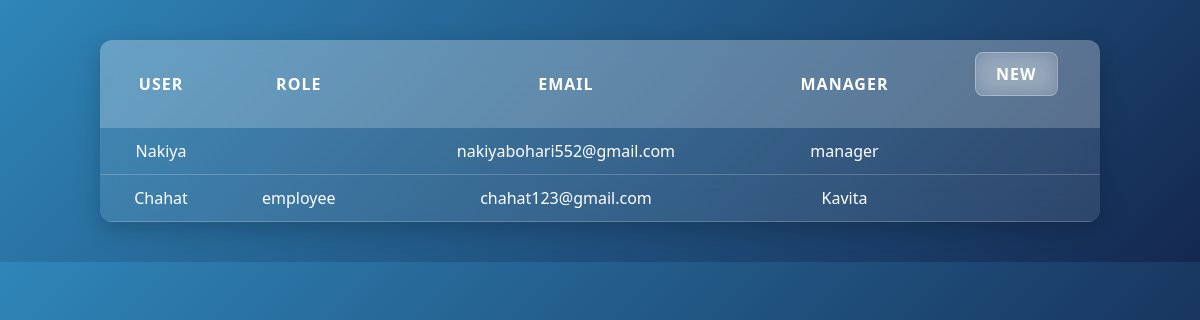
/table/, run on an earlier commit of the app's database.
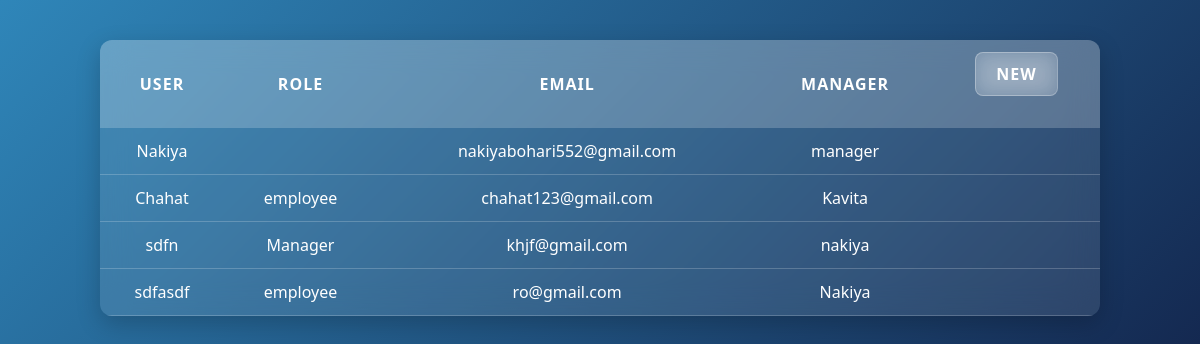
And on a later commit of the database.
### Adminone/models.py (models this page shows)
class AccountModel(models.Model):
    STATUS_CHOICES = [
    ('Usa', 'USA'),
    ('India','INDIA'),
    ('Canada', 'CANADA'),
    ]
    ROLE_CHOICES = [
    ('Manager','MANAGER'),
    ('employee','EMPLOYEE'),
    ]
    name = models.CharField(max_length=50)
    email = models.EmailField()
    password = models.CharField()
    confirmpassword = models.CharField()
    countrySelection = models.CharField(max_length=25,choices=STATUS_CHOICES)
    role = models.CharField(max_length=20,choices=ROLE_CHOICES)
    manager = models.CharField(max_length=50)

### Adminone/views.py (the view)
# urls.py: path('table/',views.table,name='table'),
def table(request):
    p = AccountModel.objects.all()
    return render(request, 'table.html', {'p': p})

### Adminone/templates/table.html (shortened to what this page needs)
<!DOCTYPE html>
<html lang="en">
<head>
</head>
<body>
    <div class="container">
        <table>
            <thead>
                <tr>
                    <th>User</th>
                    <th>Role</th>
                    <th>Email</th>
                    <th>Manager</th>
                    <th>
                        <a href="{% url 'newuser' %}">NEW</a>
                    </th>
                </tr>
            </thead>
            <tbody>
    {% for u in p %}
    <tr>
        <td>{{ u.name }}</td>
        <td>{{ u.role }}</td>
        <td>{{ u.email }}</td>
        <td>{{ u.manager }}</td>
        <td></td>
    </tr>
    {% endfor %}
</tbody>
        </table>
    </div>
</body>
</html>

What changed in the data, as far as the page shows it:
added AccountModel: name "sdfn", role "Manager", email "khjf@gmail.com", manager "nakiya"
added AccountModel: name "sdfasdf", role "employee", email "ro@gmail.com", manager "Nakiya"
